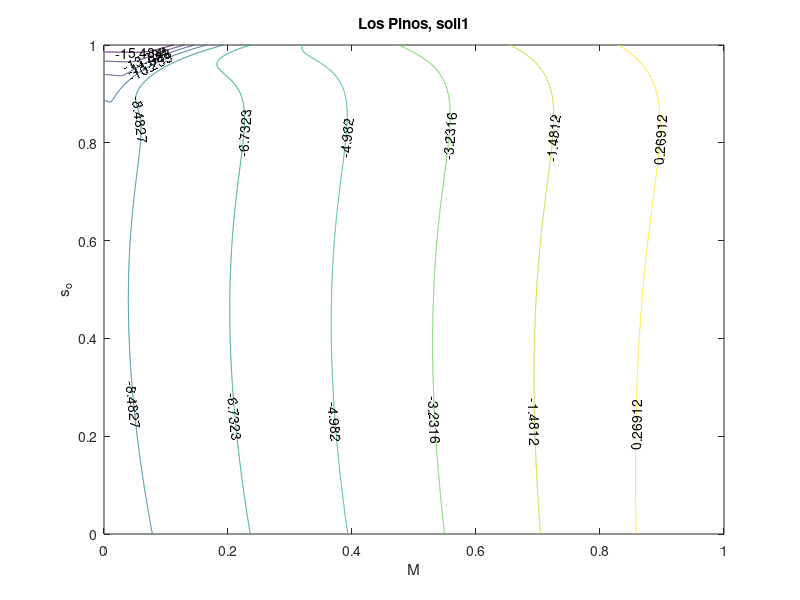
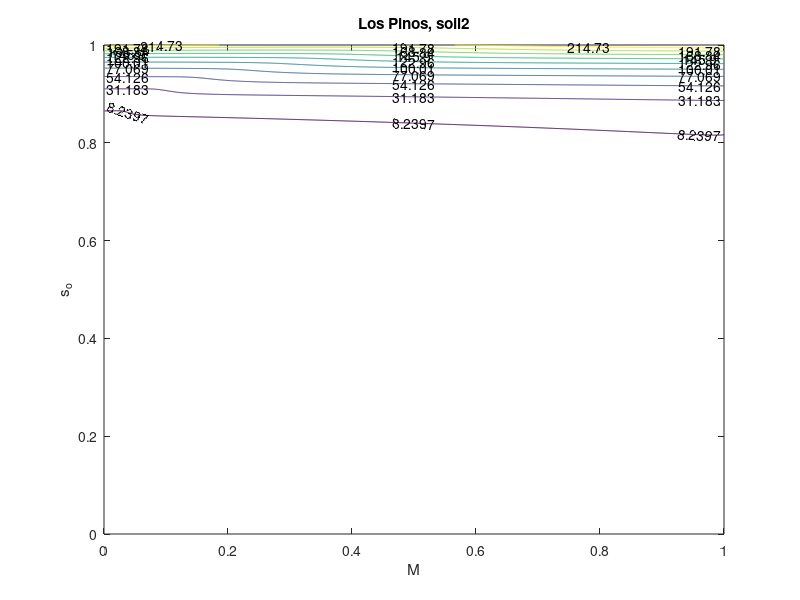
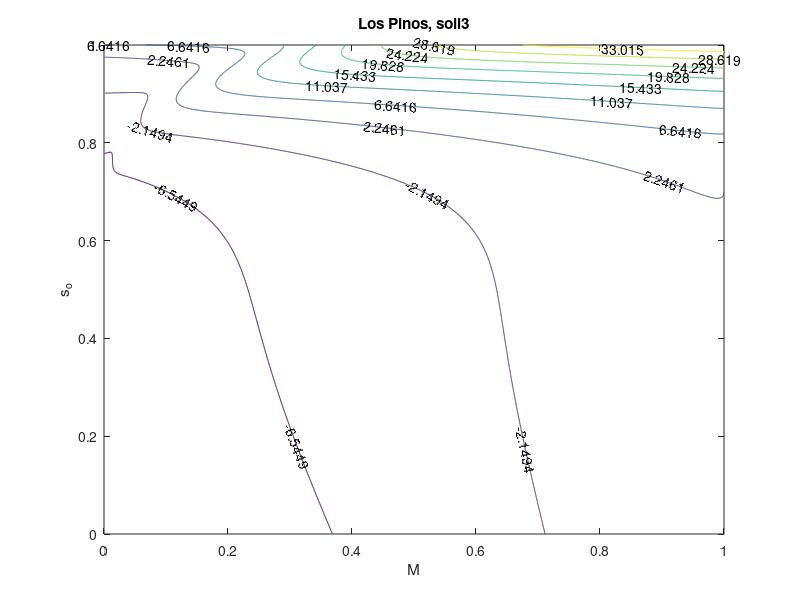
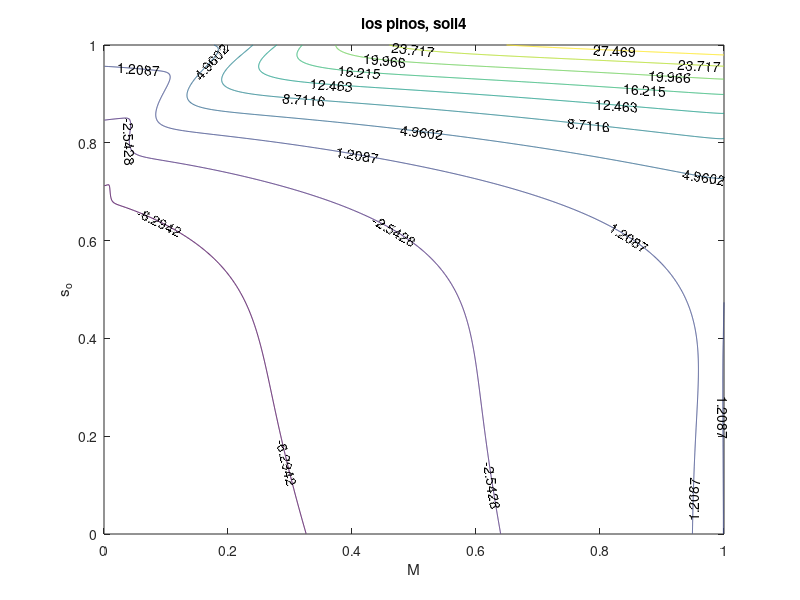

Here is the MATLAB script that generated these plots, in order:
%% define meshgrid
[M, s_o]=meshgrid(0:0.001:1,0:0.001:1);

%% for los pinos minimum
m_h=3.92 %mean storm depth in mm
 m_n=10; % mean number of storms per year % obtained from Eagles_on: Climate, s_oil, and Vegetation
  e_p=0.32; % average bare s_oil potential evaporation rate
  m_Pa=27.5; %mean annual precipitation in cm
  m_r=0.09; %mean storm depth--double check value
  m_b=3.17; %in units of days
  m_t=365; %mean rainy seas_on
  alp=1./m_b; %one over mean time between storms
  %Eagles_on (2002) has poiss_on pulse parameters for a number of stations in Appendix F
  %for Clinton, MA, I used parameters for Boston (Station ID 14 in eagles_on
  gamma_depth=0.50; %these may be incorrect %shape parameter for the gamma distribution of storm depths
  lambda=gamma_depth/m_h; %may be incorrect, changed inches to cm %scale parameter for gamma distribution of storm depths (1./cm)
  
  
%% for soil 1
Ksat=0.0028; %k saturation
  Matrix_pot=343.31; %s_oil matrix potential
  c =13.83; %for clay
  n=0.52; %s_oil porosity, for clay
 %k_one=0.000000000141
  h_o=0.1; % small constant value for surface water retention
  k_v=1;% unstressed transpiration
  w=0; %assume no capillary rise
  %%
  %% 
%ET model
% this value gives the approximate for exfiltration capacity
%ex_diffus_approx=0.3477-(0.0731.*c)+(0.0062.*c.^2)-0.0002.*c.^3;
 
 %calclate the indefinate integral for:
 fun = @(x,c,s_o) (x.^(c/2+1/2)).*(s_o-x).^(0.85);
%s_o_col=s_o(1:1001,1);
q= zeros(1001);
for i=1:1001;
q(i)=integral(@(x)fun(x,c,s_o(i)),0,s_o(i));
end

%need to get q to match s_o
 q2=repmat(q(:,1),1,1001);
ex_diffus_approx=(s_o.^(c./2+1./2)).*1.85.*(s_o.^(-1.85)).*q2; 
 
 
 
B= ((1-M)./(1+M.*k_v-w./e_p))+((k_v.*(M.^2)+(1-M).*w./e_p)./((2.*(1+M.*k_v-w./e_p).^2)));
  
C= 1./2.*(M.*k_v-w./e_p).^(-2);
 
E=(alp.*n.*(c-3).*Ksat.*Matrix_pot.*ex_diffus_approx./(pi.*e_p.^2)).*s_o.^(c+5)./2;

gamma_ratio = gammainc(gamma_depth, lambda.*h_o)./gamma(gamma_depth);
 gamma_bar_evap=gammainc(gamma_depth, (lambda.*h_o + alp.*h_o./e_p))./gamma(gamma_depth);
 time_evap=(1+ ((alp.*h_o./e_p)./(lambda.*h_o))).^gamma_depth;
 gamma_diff=(gammainc(3/2, C.*E)-gammainc(3/2,B.*E));
 C_mkv=M.*k_v+((2.*C).^(1/2)).*E-(w./e_p);
 B_mkv=M.*k_v+((2.*B).^(1/2)).*E-(w./e_p);


beta= gamma_ratio - time_evap.*gamma_bar_evap.*exp(-B.*E)+ ((1 - gamma_ratio).*((1-exp(-B.*E-(alp.*h_o./e_p)).*(1+B_mkv)+...
     exp(-C.*E-(alp.*h_o./e_p)).*C_mkv)+((2.*E).^(0.5)).*exp(-alp.*h_o./e_p).*gamma_diff))+...
     time_evap.*gamma_bar_evap.*(((2.*E).^(0.5).*gamma_diff) + exp(-C.*E).*C_mkv - exp(-B.*E).*B_mkv);

%compute ET        
ET=((m_n.*e_p)./alp).*(1-M).*beta + M.*k_v ;

%in_diffus_approx=((5./3)+(1./2).*(c+1).*(1-s_o).^(1.425-0.0375.*(c+1)./2)).^(-1);
 fun = @(x,c,s_o) (x.^(c/2+1/2)).*(x-s_o).^(2/3);
%s_o_col=s_o(1001);
q3= zeros(1001);
for i=1:1001;
q4(i)=integral(@(x)fun(x,c,s_o(i)),s_o(i),1);
end
q5=repmat(q4(1,:),1001,1);

%used integrate to calculate integration of eqn 11 in Kerkhoff 
%create this into actual integral as well
in_diffus_approx=((1-s_o).^(5./3)).*q5;

%%%Runoff model

%mPA mean annual precipitation in mm, not sure if this needs to be changed to cm
  G=(Ksat.*((m_n.*m_r)./m_Pa)).*(((1+s_o.^c)./2)-(w./Ksat));
  
  sigma=((5.*n.*(c-3).*lambda.^2.*Ksat.*Matrix_pot.*in_diffus_approx.*m_r)./12.*pi.*(gamma_depth.^2)).^(1./3).*(1-s_o).^(2./3);
  
  Run =m_Pa.*(exp(-G-2.*sigma).*gamma(sigma+1).*(sigma.^(-sigma))+((m_t.*Ksat)./m_Pa).*(s_o.^c));
 
%compute water balance
    bal=(ET + Run)-m_Pa; 
 %plot contour line
  figure(1)
 [C,h]=contour(M,s_o,bal);
clabel(C,h)
title('Los Pinos, soil1')
xlabel('M')
ylabel('s_o')
%%
%%for soil 2
Ksat=0.65; %k saturation
  Matrix_pot=52.53; %s_oil matrix potential
  c =17.07; %for clay
  n=0.47; %s_oil porosity, for clay
 %k_one=0.000000000141
  h_o=0.1; % small constant value for surface water retention
  k_v=1;% unstressed transpiration
  w=0; %assume no capillary rise
%% 
%% 
%ET model
% this value gives the approximate for exfiltration capacity
%ex_diffus_approx=0.3477-(0.0731.*c)+(0.0062.*c.^2)-0.0002.*c.^3;
 
 %calclate the indefinate integral for:
 fun = @(x,c,s_o) (x.^(c/2+1/2)).*(s_o-x).^(0.85);
%s_o_col=s_o(1:1001,1);
q= zeros(1001);
for i=1:1001;
q(i)=integral(@(x)fun(x,c,s_o(i)),0,s_o(i));
end

%need to get q to match s_o
 q2=repmat(q(:,1),1,1001);
ex_diffus_approx=(s_o.^(c./2+1./2)).*1.85.*(s_o.^(-1.85)).*q2; 
 
 
 
B= ((1-M)./(1+M.*k_v-w./e_p))+((k_v.*(M.^2)+(1-M).*w./e_p)./((2.*(1+M.*k_v-w./e_p).^2)));
  
C= 1./2.*(M.*k_v-w./e_p).^(-2);
 
E=(alp.*n.*(c-3).*Ksat.*Matrix_pot.*ex_diffus_approx./(pi.*e_p.^2)).*s_o.^(c+5)./2;

gamma_ratio = gammainc(gamma_depth, lambda.*h_o)./gamma(gamma_depth);
 gamma_bar_evap=gammainc(gamma_depth, (lambda.*h_o + alp.*h_o./e_p))./gamma(gamma_depth);
 time_evap=(1+ ((alp.*h_o./e_p)./(lambda.*h_o))).^gamma_depth;
 gamma_diff=(gammainc(3/2, C.*E)-gammainc(3/2,B.*E));
 C_mkv=M.*k_v+((2.*C).^(1/2)).*E-(w./e_p);
 B_mkv=M.*k_v+((2.*B).^(1/2)).*E-(w./e_p);


beta= gamma_ratio - time_evap.*gamma_bar_evap.*exp(-B.*E)+ ((1 - gamma_ratio).*((1-exp(-B.*E-(alp.*h_o./e_p)).*(1+B_mkv)+...
     exp(-C.*E-(alp.*h_o./e_p)).*C_mkv)+((2.*E).^(0.5)).*exp(-alp.*h_o./e_p).*gamma_diff))+...
     time_evap.*gamma_bar_evap.*(((2.*E).^(0.5).*gamma_diff) + exp(-C.*E).*C_mkv - exp(-B.*E).*B_mkv);

%compute ET        
ET=((m_n.*e_p)./alp).*(1-M).*beta + M.*k_v ;

%in_diffus_approx=((5./3)+(1./2).*(c+1).*(1-s_o).^(1.425-0.0375.*(c+1)./2)).^(-1);
 fun = @(x,c,s_o) (x.^(c/2+1/2)).*(x-s_o).^(2/3);
%s_o_col=s_o(1001);
q3= zeros(1001);
for i=1:1001;
q4(i)=integral(@(x)fun(x,c,s_o(i)),s_o(i),1);
end
q5=repmat(q4(1,:),1001,1);

%used integrate to calculate integration of eqn 11 in Kerkhoff 
%create this into actual integral as well
in_diffus_approx=((1-s_o).^(5./3)).*q5;

%%%Runoff model

%mPA mean annual precipitation in mm, not sure if this needs to be changed to cm
  G=(Ksat.*((m_n.*m_r)./m_Pa)).*(((1+s_o.^c)./2)-(w./Ksat));
  
  sigma=((5.*n.*(c-3).*lambda.^2.*Ksat.*Matrix_pot.*in_diffus_approx.*m_r)./12.*pi.*(gamma_depth.^2)).^(1./3).*(1-s_o).^(2./3);
  
  Run =m_Pa.*(exp(-G-2.*sigma).*gamma(sigma+1).*(sigma.^(-sigma))+((m_t.*Ksat)./m_Pa).*(s_o.^c));
 
%compute water balance
    bal=(ET + Run)-m_Pa; 
 %plot contour line
  figure(2)
 [C,h]=contour(M,s_o,bal);
clabel(C,h)
title('Los Pinos, soil2')
xlabel('M')
ylabel('s_o')
%%
%%for soil 3
Ksat=0.10; %k saturation
  Matrix_pot=93.33; %s_oil matrix potential
  c =9.32; %for clay
  n=0.43; %s_oil porosity, for clay
 %k_one=0.000000000141
  h_o=0.1; % small constant value for surface water retention
  k_v=1;% unstressed transpiration
  w=0; %assume no capillary rise
%%
%% 
%ET model
% this value gives the approximate for exfiltration capacity
%ex_diffus_approx=0.3477-(0.0731.*c)+(0.0062.*c.^2)-0.0002.*c.^3;
 
 %calclate the indefinate integral for:
 fun = @(x,c,s_o) (x.^(c/2+1/2)).*(s_o-x).^(0.85);
%s_o_col=s_o(1:1001,1);
q= zeros(1001);
for i=1:1001;
q(i)=integral(@(x)fun(x,c,s_o(i)),0,s_o(i));
end

%need to get q to match s_o
 q2=repmat(q(:,1),1,1001);
ex_diffus_approx=(s_o.^(c./2+1./2)).*1.85.*(s_o.^(-1.85)).*q2; 
 
 
 
B= ((1-M)./(1+M.*k_v-w./e_p))+((k_v.*(M.^2)+(1-M).*w./e_p)./((2.*(1+M.*k_v-w./e_p).^2)));
  
C= 1./2.*(M.*k_v-w./e_p).^(-2);
 
E=(alp.*n.*(c-3).*Ksat.*Matrix_pot.*ex_diffus_approx./(pi.*e_p.^2)).*s_o.^(c+5)./2;

gamma_ratio = gammainc(gamma_depth, lambda.*h_o)./gamma(gamma_depth);
 gamma_bar_evap=gammainc(gamma_depth, (lambda.*h_o + alp.*h_o./e_p))./gamma(gamma_depth);
 time_evap=(1+ ((alp.*h_o./e_p)./(lambda.*h_o))).^gamma_depth;
 gamma_diff=(gammainc(3/2, C.*E)-gammainc(3/2,B.*E));
 C_mkv=M.*k_v+((2.*C).^(1/2)).*E-(w./e_p);
 B_mkv=M.*k_v+((2.*B).^(1/2)).*E-(w./e_p);


beta= gamma_ratio - time_evap.*gamma_bar_evap.*exp(-B.*E)+ ((1 - gamma_ratio).*((1-exp(-B.*E-(alp.*h_o./e_p)).*(1+B_mkv)+...
     exp(-C.*E-(alp.*h_o./e_p)).*C_mkv)+((2.*E).^(0.5)).*exp(-alp.*h_o./e_p).*gamma_diff))+...
     time_evap.*gamma_bar_evap.*(((2.*E).^(0.5).*gamma_diff) + exp(-C.*E).*C_mkv - exp(-B.*E).*B_mkv);

%compute ET        
ET=((m_n.*e_p)./alp).*(1-M).*beta + M.*k_v ;

%in_diffus_approx=((5./3)+(1./2).*(c+1).*(1-s_o).^(1.425-0.0375.*(c+1)./2)).^(-1);
 fun = @(x,c,s_o) (x.^(c/2+1/2)).*(x-s_o).^(2/3);
%s_o_col=s_o(1001);
q3= zeros(1001);
for i=1:1001;
q4(i)=integral(@(x)fun(x,c,s_o(i)),s_o(i),1);
end
q5=repmat(q4(1,:),1001,1);

%used integrate to calculate integration of eqn 11 in Kerkhoff 
%create this into actual integral as well
in_diffus_approx=((1-s_o).^(5./3)).*q5;

%%%Runoff model

%mPA mean annual precipitation in mm, not sure if this needs to be changed to cm
  G=(Ksat.*((m_n.*m_r)./m_Pa)).*(((1+s_o.^c)./2)-(w./Ksat));
  
  sigma=((5.*n.*(c-3).*lambda.^2.*Ksat.*Matrix_pot.*in_diffus_approx.*m_r)./12.*pi.*(gamma_depth.^2)).^(1./3).*(1-s_o).^(2./3);
  
  Run =m_Pa.*(exp(-G-2.*sigma).*gamma(sigma+1).*(sigma.^(-sigma))+((m_t.*Ksat)./m_Pa).*(s_o.^c));
 
%compute water balance
    bal=(ET + Run)-m_Pa; 
 %plot contour line
  figure(3)
 [C,h]=contour(M,s_o,bal);
clabel(C,h)
title('Los Pinos, soil3')
xlabel('M')
ylabel('s_o')

%% for soil 4 

Ksat=0.083; %k saturation
  Matrix_pot=75.08; %s_oil matrix potential
  c =6.44; %for clay
  n=0.42; %s_oil porosity, for clay
 %k_one=0.000000000141
  h_o=0.1; % small constant value for surface water retention
  k_v=1;% unstressed transpiration
  w=0; %assume no capillary rise
 %%
%ET model
% this value gives the approximate for exfiltration capacity
%ex_diffus_approx=0.3477-(0.0731.*c)+(0.0062.*c.^2)-0.0002.*c.^3;
 
 %calclate the indefinate integral for:
 fun = @(x,c,s_o) (x.^(c/2+1/2)).*(s_o-x).^(0.85);
%s_o_col=s_o(1:1001,1);
q= zeros(1001);
for i=1:1001;
q(i)=integral(@(x)fun(x,c,s_o(i)),0,s_o(i));
end

%need to get q to match s_o
 q2=repmat(q(:,1),1,1001);
ex_diffus_approx=(s_o.^(c./2+1./2)).*1.85.*(s_o.^(-1.85)).*q2; 
 
 
 
B= ((1-M)./(1+M.*k_v-w./e_p))+((k_v.*(M.^2)+(1-M).*w./e_p)./((2.*(1+M.*k_v-w./e_p).^2)));
  
C= 1./2.*(M.*k_v-w./e_p).^(-2);
 
E=(alp.*n.*(c-3).*Ksat.*Matrix_pot.*ex_diffus_approx./(pi.*e_p.^2)).*s_o.^(c+5)./2;

gamma_ratio = gammainc(gamma_depth, lambda.*h_o)./gamma(gamma_depth);
 gamma_bar_evap=gammainc(gamma_depth, (lambda.*h_o + alp.*h_o./e_p))./gamma(gamma_depth);
 time_evap=(1+ ((alp.*h_o./e_p)./(lambda.*h_o))).^gamma_depth;
 gamma_diff=(gammainc(3/2, C.*E)-gammainc(3/2,B.*E));
 C_mkv=M.*k_v+((2.*C).^(1/2)).*E-(w./e_p);
 B_mkv=M.*k_v+((2.*B).^(1/2)).*E-(w./e_p);


beta= gamma_ratio - time_evap.*gamma_bar_evap.*exp(-B.*E)+ ((1 - gamma_ratio).*((1-exp(-B.*E-(alp.*h_o./e_p)).*(1+B_mkv)+...
     exp(-C.*E-(alp.*h_o./e_p)).*C_mkv)+((2.*E).^(0.5)).*exp(-alp.*h_o./e_p).*gamma_diff))+...
     time_evap.*gamma_bar_evap.*(((2.*E).^(0.5).*gamma_diff) + exp(-C.*E).*C_mkv - exp(-B.*E).*B_mkv);

%compute ET        
ET=((m_n.*e_p)./alp).*(1-M).*beta + M.*k_v ;

%in_diffus_approx=((5./3)+(1./2).*(c+1).*(1-s_o).^(1.425-0.0375.*(c+1)./2)).^(-1);
 fun = @(x,c,s_o) (x.^(c/2+1/2)).*(x-s_o).^(2/3);
%s_o_col=s_o(1001);
q3= zeros(1001);
for i=1:1001;
q4(i)=integral(@(x)fun(x,c,s_o(i)),s_o(i),1);
end
q5=repmat(q4(1,:),1001,1);

%used integrate to calculate integration of eqn 11 in Kerkhoff 
%create this into actual integral as well
in_diffus_approx=((1-s_o).^(5./3)).*q5;

%%%Runoff model

%mPA mean annual precipitation in mm, not sure if this needs to be changed to cm
  G=(Ksat.*((m_n.*m_r)./m_Pa)).*(((1+s_o.^c)./2)-(w./Ksat));
  
  sigma=((5.*n.*(c-3).*lambda.^2.*Ksat.*Matrix_pot.*in_diffus_approx.*m_r)./12.*pi.*(gamma_depth.^2)).^(1./3).*(1-s_o).^(2./3);
  
  Run =m_Pa.*(exp(-G-2.*sigma).*gamma(sigma+1).*(sigma.^(-sigma))+((m_t.*Ksat)./m_Pa).*(s_o.^c));
 
%compute water balance
    bal=(ET + Run)-m_Pa; 
 %plot contour line
  figure(4)
 [C,h]=contour(M,s_o,bal);
clabel(C,h)
title('los pinos, soil4')
xlabel('M')
ylabel('s_o')
%%
